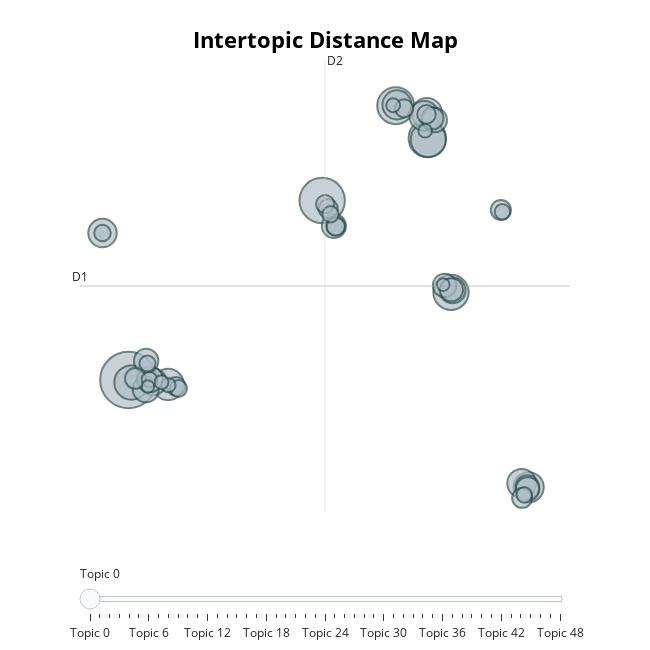

This figure's notebook cell:
### Markdown cell above
We can also view the topic relationships in 2d using [Umap's](https://umap-learn.readthedocs.io/en/latest/) dimensionality reduction:

### Code cell
topic_model.visualize_topics()

### Figure 1 — Plotly figure (JSON) as saved in the notebook; plotly's stock layout.template omitted (floating-point values rounded to 4 significant figures; data arrays with more than 128 entries replaced by an {"elided": "..."} marker saying what was removed)
{"data": [{"customdata": {"elided": "49x3 mixed values"}, "hovertemplate": "<b>Topic %{customdata[0]}</b><br>Words: %{customdata[1]}<br>Size: %{customdata[2]}", "legendgroup": "", "marker": {"color": "#B0BEC5", "line": {"color": "DarkSlateGrey", "width": 2}, "size": [10973, 7056, 4793, 4682, 4282, 4226, 4032, 3375, 3149, 3148, 3019, 2897, 2863, 2771, 2492, 2330, 2281, 2276, 2051, 2029, 1982, 1938, 1885, 1877, 1844, 1709, 1474, 1389, 1356, 1256, 1255, 1196, 1182, 1140, 1129, 1115, 984, 938, 918, 890, 837, 828, 820, 698, 674, 660, 634, 551, 540], "sizemode": "area", "sizeref": 6.858, "symbol": "circle"}, "mode": "markers", "name": "", "orientation": "v", "showlegend": false, "type": "scatter", "x": [-8.011, 4.53, 11.33, 9.293, 12.87, 11.4, -7.819, -5.442, 17.89, 11.31, 11.14, 9.37, 17.45, -9.694, -6.424, -6.885, 12.97, -6.621, 11.82, -6.869, 5.291, 17.82, 17.83, 12.46, 12.9, 11.66, -7.564, 16.1, 17.47, 4.919, 5.384, -4.928, 11.29, 4.723, 9.837, 5.418, -4.775, -9.695, 5.073, -6.778, -6.655, 17.61, 16.2, -5.423, -5.872, 9.127, 11.2, 12.36, -6.752], "xaxis": "x", "y": [1.3, 11.02, 14.39, 16.15, 6.043, 14.31, 1.159, 1.051, -4.514, 15.75, 15.6, 16.19, -4.301, 9.253, 1.203, 0.795, 6.148, 1.33, 15.38, 2.331, 9.636, -4.508, -4.6, 6.417, 6.184, 15.47, 1.381, 10.5, -5.088, 10.57, 9.648, 0.9508, 15.68, 10.82, 16.01, 9.596, 0.8389, 9.253, 10.27, 2.187, 1.324, -4.923, 10.41, 1.017, 1.177, 16.17, 14.79, 6.461, 0.9427], "yaxis": "y"}], "layout": {"annotations": [{"showarrow": false, "text": "D1", "x": -11.15, "y": 6.386, "yshift": 10}, {"showarrow": false, "text": "D2", "x": 4.713, "xshift": 10, "y": 18.62}], "height": 650, "hoverlabel": {"bgcolor": "white", "font": {"family": "Rockwell", "size": 16}}, "legend": {"itemsizing": "constant", "tracegroupgap": 0}, "margin": {"t": 60}, "shapes": [{"line": {"color": "#CFD8DC", "width": 2}, "type": "line", "x0": 4.713, "x1": 4.713, "y0": -5.852, "y1": 18.62}, {"line": {"color": "#9E9E9E", "width": 2}, "type": "line", "x0": -11.15, "x1": 20.58, "y0": 6.386, "y1": 6.386}], "sliders": [{"active": 0, "pad": {"t": 50}, "steps": [{"args": [{"marker.color": [["red", "#B0BEC5", "#B0BEC5", "#B0BEC5", "#B0BEC5", "#B0BEC5", "#B0BEC5", "#B0BEC5", "#B0BEC5", "#B0BEC5", "#B0BEC5", "#B0BEC5", "#B0BEC5", "#B0BEC5", "#B0BEC5", "#B0BEC5", "#B0BEC5", "#B0BEC5", "#B0BEC5", "#B0BEC5", "#B0BEC5", "#B0BEC5", "#B0BEC5", "#B0BEC5", "#B0BEC5", "#B0BEC5", "#B0BEC5", "#B0BEC5", "#B0BEC5", "#B0BEC5", "#B0BEC5", "#B0BEC5", "#B0BEC5", "#B0BEC5", "#B0BEC5", "#B0BEC5", "#B0BEC5", "#B0BEC5", "#B0BEC5", "#B0BEC5", "#B0BEC5", "#B0BEC5", "#B0BEC5", "#B0BEC5", "#B0BEC5", "#B0BEC5", "#B0BEC5", "#B0BEC5", "#B0BEC5"]]}], "label": "Topic 0", "method": "update"}, {"args": [{"marker.color": [["#B0BEC5", "red", "#B0BEC5", "#B0BEC5", "#B0BEC5", "#B0BEC5", "#B0BEC5", "#B0BEC5", "#B0BEC5", "#B0BEC5", "#B0BEC5", "#B0BEC5", "#B0BEC5", "#B0BEC5", "#B0BEC5", "#B0BEC5", "#B0BEC5", "#B0BEC5", "#B0BEC5", "#B0BEC5", "#B0BEC5", "#B0BEC5", "#B0BEC5", "#B0BEC5", "#B0BEC5", "#B0BEC5", "#B0BEC5", "#B0BEC5", "#B0BEC5", "#B0BEC5", "#B0BEC5", "#B0BEC5", "#B0BEC5", "#B0BEC5", "#B0BEC5", "#B0BEC5", "#B0BEC5", "#B0BEC5", "#B0BEC5", "#B0BEC5", "#B0BEC5", "#B0BEC5", "#B0BEC5", "#B0BEC5", "#B0BEC5", "#B0BEC5", "#B0BEC5", "#B0BEC5", "#B0BEC5"]]}], "label": "Topic 1", "method": "update"}, {"args": [{"marker.color": [["#B0BEC5", "#B0BEC5", "red", "#B0BEC5", "#B0BEC5", "#B0BEC5", "#B0BEC5", "#B0BEC5", "#B0BEC5", "#B0BEC5", "#B0BEC5", "#B0BEC5", "#B0BEC5", "#B0BEC5", "#B0BEC5", "#B0BEC5", "#B0BEC5", "#B0BEC5", "#B0BEC5", "#B0BEC5", "#B0BEC5", "#B0BEC5", "#B0BEC5", "#B0BEC5", "#B0BEC5", "#B0BEC5", "#B0BEC5", "#B0BEC5", "#B0BEC5", "#B0BEC5", "#B0BEC5", "#B0BEC5", "#B0BEC5", "#B0BEC5", "#B0BEC5", "#B0BEC5", "#B0BEC5", "#B0BEC5", "#B0BEC5", "#B0BEC5", "#B0BEC5", "#B0BEC5", "#B0BEC5", "#B0BEC5", "#B0BEC5", "#B0BEC5", "#B0BEC5", "#B0BEC5", "#B0BEC5"]]}], "label": "Topic 2", "method": "update"}, {"args": [{"marker.color": [["#B0BEC5", "#B0BEC5", "#B0BEC5", "red", "#B0BEC5", "#B0BEC5", "#B0BEC5", "#B0BEC5", "#B0BEC5", "#B0BEC5", "#B0BEC5", "#B0BEC5", "#B0BEC5", "#B0BEC5", "#B0BEC5", "#B0BEC5", "#B0BEC5", "#B0BEC5", "#B0BEC5", "#B0BEC5", "#B0BEC5", "#B0BEC5", "#B0BEC5", "#B0BEC5", "#B0BEC5", "#B0BEC5", "#B0BEC5", "#B0BEC5", "#B0BEC5", "#B0BEC5", "#B0BEC5", "#B0BEC5", "#B0BEC5", "#B0BEC5", "#B0BEC5", "#B0BEC5", "#B0BEC5", "#B0BEC5", "#B0BEC5", "#B0BEC5", "#B0BEC5", "#B0BEC5", "#B0BEC5", "#B0BEC5", "#B0BEC5", "#B0BEC5", "#B0BEC5", "#B0BEC5", "#B0BEC5"]]}], "label": "Topic 3", "method": "update"}, {"args": [{"marker.color": [["#B0BEC5", "#B0BEC5", "#B0BEC5", "#B0BEC5", "red", "#B0BEC5", "#B0BEC5", "#B0BEC5", "#B0BEC5", "#B0BEC5", "#B0BEC5", "#B0BEC5", "#B0BEC5", "#B0BEC5", "#B0BEC5", "#B0BEC5", "#B0BEC5", "#B0BEC5", "#B0BEC5", "#B0BEC5", "#B0BEC5", "#B0BEC5", "#B0BEC5", "#B0BEC5", "#B0BEC5", "#B0BEC5", "#B0BEC5", "#B0BEC5", "#B0BEC5", "#B0BEC5", "#B0BEC5", "#B0BEC5", "#B0BEC5", "#B0BEC5", "#B0BEC5", "#B0BEC5", "#B0BEC5", "#B0BEC5", "#B0BEC5", "#B0BEC5", "#B0BEC5", "#B0BEC5", "#B0BEC5", "#B0BEC5", "#B0BEC5", "#B0BEC5", "#B0BEC5", "#B0BEC5", "#B0BEC5"]]}], "label": "Topic 4", "method": "update"}, {"args": [{"marker.color": [["#B0BEC5", "#B0BEC5", "#B0BEC5", "#B0BEC5", "#B0BEC5", "red", "#B0BEC5", "#B0BEC5", "#B0BEC5", "#B0BEC5", "#B0BEC5", "#B0BEC5", "#B0BEC5", "#B0BEC5", "#B0BEC5", "#B0BEC5", "#B0BEC5", "#B0BEC5", "#B0BEC5", "#B0BEC5", "#B0BEC5", "#B0BEC5", "#B0BEC5", "#B0BEC5", "#B0BEC5", "#B0BEC5", "#B0BEC5", "#B0BEC5", "#B0BEC5", "#B0BEC5", "#B0BEC5", "#B0BEC5", "#B0BEC5", "#B0BEC5", "#B0BEC5", "#B0BEC5", "#B0BEC5", "#B0BEC5", "#B0BEC5", "#B0BEC5", "#B0BEC5", "#B0BEC5", "#B0BEC5", "#B0BEC5", "#B0BEC5", "#B0BEC5", "#B0BEC5", "#B0BEC5", "#B0BEC5"]]}], "label": "Topic 5", "method": "update"}, {"args": [{"marker.color": [["#B0BEC5", "#B0BEC5", "#B0BEC5", "#B0BEC5", "#B0BEC5", "#B0BEC5", "red", "#B0BEC5", "#B0BEC5", "#B0BEC5", "#B0BEC5", "#B0BEC5", "#B0BEC5", "#B0BEC5", "#B0BEC5", "#B0BEC5", "#B0BEC5", "#B0BEC5", "#B0BEC5", "#B0BEC5", "#B0BEC5", "#B0BEC5", "#B0BEC5", "#B0BEC5", "#B0BEC5", "#B0BEC5", "#B0BEC5", "#B0BEC5", "#B0BEC5", "#B0BEC5", "#B0BEC5", "#B0BEC5", "#B0BEC5", "#B0BEC5", "#B0BEC5", "#B0BEC5", "#B0BEC5", "#B0BEC5", "#B0BEC5", "#B0BEC5", "#B0BEC5", "#B0BEC5", "#B0BEC5", "#B0BEC5", "#B0BEC5", "#B0BEC5", "#B0BEC5", "#B0BEC5", "#B0BEC5"]]}], "label": "Topic 6", "method": "update"}, {"args": [{"marker.color": [["#B0BEC5", "#B0BEC5", "#B0BEC5", "#B0BEC5", "#B0BEC5", "#B0BEC5", "#B0BEC5", "red", "#B0BEC5", "#B0BEC5", "#B0BEC5", "#B0BEC5", "#B0BEC5", "#B0BEC5", "#B0BEC5", "#B0BEC5", "#B0BEC5", "#B0BEC5", "#B0BEC5", "#B0BEC5", "#B0BEC5", "#B0BEC5", "#B0BEC5", "#B0BEC5", "#B0BEC5", "#B0BEC5", "#B0BEC5", "#B0BEC5", "#B0BEC5", "#B0BEC5", "#B0BEC5", "#B0BEC5", "#B0BEC5", "#B0BEC5", "#B0BEC5", "#B0BEC5", "#B0BEC5", "#B0BEC5", "#B0BEC5", "#B0BEC5", "#B0BEC5", "#B0BEC5", "#B0BEC5", "#B0BEC5", "#B0BEC5", "#B0BEC5", "#B0BEC5", "#B0BEC5", "#B0BEC5"]]}], "label": "Topic 7", "method": "update"}, {"args": [{"marker.color": [["#B0BEC5", "#B0BEC5", "#B0BEC5", "#B0BEC5", "#B0BEC5", "#B0BEC5", "#B0BEC5", "#B0BEC5", "red", "#B0BEC5", "#B0BEC5", "#B0BEC5", "#B0BEC5", "#B0BEC5", "#B0BEC5", "#B0BEC5", "#B0BEC5", "#B0BEC5", "#B0BEC5", "#B0BEC5", "#B0BEC5", "#B0BEC5", "#B0BEC5", "#B0BEC5", "#B0BEC5", "#B0BEC5", "#B0BEC5", "#B0BEC5", "#B0BEC5", "#B0BEC5", "#B0BEC5", "#B0BEC5", "#B0BEC5", "#B0BEC5", "#B0BEC5", "#B0BEC5", "#B0BEC5", "#B0BEC5", "#B0BEC5", "#B0BEC5", "#B0BEC5", "#B0BEC5", "#B0BEC5", "#B0BEC5", "#B0BEC5", "#B0BEC5", "#B0BEC5", "#B0BEC5", "#B0BEC5"]]}], "label": "Topic 8", "method": "update"}, {"args": [{"marker.color": [["#B0BEC5", "#B0BEC5", "#B0BEC5", "#B0BEC5", "#B0BEC5", "#B0BEC5", "#B0BEC5", "#B0BEC5", "#B0BEC5", "red", "#B0BEC5", "#B0BEC5", "#B0BEC5", "#B0BEC5", "#B0BEC5", "#B0BEC5", "#B0BEC5", "#B0BEC5", "#B0BEC5", "#B0BEC5", "#B0BEC5", "#B0BEC5", "#B0BEC5", "#B0BEC5", "#B0BEC5", "#B0BEC5", "#B0BEC5", "#B0BEC5", "#B0BEC5", "#B0BEC5", "#B0BEC5", "#B0BEC5", "#B0BEC5", "#B0BEC5", "#B0BEC5", "#B0BEC5", "#B0BEC5", "#B0BEC5", "#B0BEC5", "#B0BEC5", "#B0BEC5", "#B0BEC5", "#B0BEC5", "#B0BEC5", "#B0BEC5", "#B0BEC5", "#B0BEC5", "#B0BEC5", "#B0BEC5"]]}], "label": "Topic 9", "method": "update"}, {"args": [{"marker.color": [["#B0BEC5", "#B0BEC5", "#B0BEC5", "#B0BEC5", "#B0BEC5", "#B0BEC5", "#B0BEC5", "#B0BEC5", "#B0BEC5", "#B0BEC5", "red", "#B0BEC5", "#B0BEC5", "#B0BEC5", "#B0BEC5", "#B0BEC5", "#B0BEC5", "#B0BEC5", "#B0BEC5", "#B0BEC5", "#B0BEC5", "#B0BEC5", "#B0BEC5", "#B0BEC5", "#B0BEC5", "#B0BEC5", "#B0BEC5", "#B0BEC5", "#B0BEC5", "#B0BEC5", "#B0BEC5", "#B0BEC5", "#B0BEC5", "#B0BEC5", "#B0BEC5", "#B0BEC5", "#B0BEC5", "#B0BEC5", "#B0BEC5", "#B0BEC5", "#B0BEC5", "#B0BEC5", "#B0BEC5", "#B0BEC5", "#B0BEC5", "#B0BEC5", "#B0BEC5", "#B0BEC5", "#B0BEC5"]]}], "label": "Topic 10", "method": "update"}, {"args": [{"marker.color": [["#B0BEC5", "#B0BEC5", "#B0BEC5", "#B0BEC5", "#B0BEC5", "#B0BEC5", "#B0BEC5", "#B0BEC5", "#B0BEC5", "#B0BEC5", "#B0BEC5", "red", "#B0BEC5", "#B0BEC5", "#B0BEC5", "#B0BEC5", "#B0BEC5", "#B0BEC5", "#B0BEC5", "#B0BEC5", "#B0BEC5", "#B0BEC5", "#B0BEC5", "#B0BEC5", "#B0BEC5", "#B0BEC5", "#B0BEC5", "#B0BEC5", "#B0BEC5", "#B0BEC5", "#B0BEC5", "#B0BEC5", "#B0BEC5", "#B0BEC5", "#B0BEC5", "#B0BEC5", "#B0BEC5", "#B0BEC5", "#B0BEC5", "#B0BEC5", "#B0BEC5", "#B0BEC5", "#B0BEC5", "#B0BEC5", "#B0BEC5", "#B0BEC5", "#B0BEC5", "#B0BEC5", "#B0BEC5"]]}], "label": "Topic 11", "method": "update"}, {"args": [{"marker.color": [["#B0BEC5", "#B0BEC5", "#B0BEC5", "#B0BEC5", "#B0BEC5", "#B0BEC5", "#B0BEC5", "#B0BEC5", "#B0BEC5", "#B0BEC5", "#B0BEC5", "#B0BEC5", "red", "#B0BEC5", "#B0BEC5", "#B0BEC5", "#B0BEC5", "#B0BEC5", "#B0BEC5", "#B0BEC5", "#B0BEC5", "#B0BEC5", "#B0BEC5", "#B0BEC5", "#B0BEC5", "#B0BEC5", "#B0BEC5", "#B0BEC5", "#B0BEC5", "#B0BEC5", "#B0BEC5", "#B0BEC5", "#B0BEC5", "#B0BEC5", "#B0BEC5", "#B0BEC5", "#B0BEC5", "#B0BEC5", "#B0BEC5", "#B0BEC5", "#B0BEC5", "#B0BEC5", "#B0BEC5", "#B0BEC5", "#B0BEC5", "#B0BEC5", "#B0BEC5", "#B0BEC5", "#B0BEC5"]]}], "label": "Topic 12", "method": "update"}, {"args": [{"marker.color": [["#B0BEC5", "#B0BEC5", "#B0BEC5", "#B0BEC5", "#B0BEC5", "#B0BEC5", "#B0BEC5", "#B0BEC5", "#B0BEC5", "#B0BEC5", "#B0BEC5", "#B0BEC5", "#B0BEC5", "red", "#B0BEC5", "#B0BEC5", "#B0BEC5", "#B0BEC5", "#B0BEC5", "#B0BEC5", "#B0BEC5", "#B0BEC5", "#B0BEC5", "#B0BEC5", "#B0BEC5", "#B0BEC5", "#B0BEC5", "#B0BEC5", "#B0BEC5", "#B0BEC5", "#B0BEC5", "#B0BEC5", "#B0BEC5", "#B0BEC5", "#B0BEC5", "#B0BEC5", "#B0BEC5", "#B0BEC5", "#B0BEC5", "#B0BEC5", "#B0BEC5", "#B0BEC5", "#B0BEC5", "#B0BEC5", "#B0BEC5", "#B0BEC5", "#B0BEC5", "#B0BEC5", "#B0BEC5"]]}], "label": "Topic 13", "method": "update"}, {"args": [{"marker.color": [["#B0BEC5", "#B0BEC5", "#B0BEC5", "#B0BEC5", "#B0BEC5", "#B0BEC5", "#B0BEC5", "#B0BEC5", "#B0BEC5", "#B0BEC5", "#B0BEC5", "#B0BEC5", "#B0BEC5", "#B0BEC5", "red", "#B0BEC5", "#B0BEC5", "#B0BEC5", "#B0BEC5", "#B0BEC5", "#B0BEC5", "#B0BEC5", "#B0BEC5", "#B0BEC5", "#B0BEC5", "#B0BEC5", "#B0BEC5", "#B0BEC5", "#B0BEC5", "#B0BEC5", "#B0BEC5", "#B0BEC5", "#B0BEC5", "#B0BEC5", "#B0BEC5", "#B0BEC5", "#B0BEC5", "#B0BEC5", "#B0BEC5", "#B0BEC5", "#B0BEC5", "#B0BEC5", "#B0BEC5", "#B0BEC5", "#B0BEC5", "#B0BEC5", "#B0BEC5", "#B0BEC5", "#B0BEC5"]]}], "label": "Topic 14", "method": "update"}, {"args": [{"marker.color": [["#B0BEC5", "#B0BEC5", "#B0BEC5", "#B0BEC5", "#B0BEC5", "#B0BEC5", "#B0BEC5", "#B0BEC5", "#B0BEC5", "#B0BEC5", "#B0BEC5", "#B0BEC5", "#B0BEC5", "#B0BEC5", "#B0BEC5", "red", "#B0BEC5", "#B0BEC5", "#B0BEC5", "#B0BEC5", "#B0BEC5", "#B0BEC5", "#B0BEC5", "#B0BEC5", "#B0BEC5", "#B0BEC5", "#B0BEC5", "#B0BEC5", "#B0BEC5", "#B0BEC5", "#B0BEC5", "#B0BEC5", "#B0BEC5", "#B0BEC5", "#B0BEC5", "#B0BEC5", "#B0BEC5", "#B0BEC5", "#B0BEC5", "#B0BEC5", "#B0BEC5", "#B0BEC5", "#B0BEC5", "#B0BEC5", "#B0BEC5", "#B0BEC5", "#B0BEC5", "#B0BEC5", "#B0BEC5"]]}], "label": "Topic 15", "method": "update"}, {"args": [{"marker.color": [["#B0BEC5", "#B0BEC5", "#B0BEC5", "#B0BEC5", "#B0BEC5", "#B0BEC5", "#B0BEC5", "#B0BEC5", "#B0BEC5", "#B0BEC5", "#B0BEC5", "#B0BEC5", "#B0BEC5", "#B0BEC5", "#B0BEC5", "#B0BEC5", "red", "#B0BEC5", "#B0BEC5", "#B0BEC5", "#B0BEC5", "#B0BEC5", "#B0BEC5", "#B0BEC5", "#B0BEC5", "#B0BEC5", "#B0BEC5", "#B0BEC5", "#B0BEC5", "#B0BEC5", "#B0BEC5", "#B0BEC5", "#B0BEC5", "#B0BEC5", "#B0BEC5", "#B0BEC5", "#B0BEC5", "#B0BEC5", "#B0BEC5", "#B0BEC5", "#B0BEC5", "#B0BEC5", "#B0BEC5", "#B0BEC5", "#B0BEC5", "#B0BEC5", "#B0BEC5", "#B0BEC5", "#B0BEC5"]]}], "label": "Topic 16", "method": "update"}, {"args": [{"marker.color": [["#B0BEC5", "#B0BEC5", "#B0BEC5", "#B0BEC5", "#B0BEC5", "#B0BEC5", "#B0BEC5", "#B0BEC5", "#B0BEC5", "#B0BEC5", "#B0BEC5", "#B0BEC5", "#B0BEC5", "#B0BEC5", "#B0BEC5", "#B0BEC5", "#B0BEC5", "red", "#B0BEC5", "#B0BEC5", "#B0BEC5", "#B0BEC5", "#B0BEC5", "#B0BEC5", "#B0BEC5", "#B0BEC5", "#B0BEC5", "#B0BEC5", "#B0BEC5", "#B0BEC5", "#B0BEC5", "#B0BEC5", "#B0BEC5", "#B0BEC5", "#B0BEC5", "#B0BEC5", "#B0BEC5", "#B0BEC5", "#B0BEC5", "#B0BEC5", "#B0BEC5", "#B0BEC5", "#B0BEC5", "#B0BEC5", "#B0BEC5", "#B0BEC5", "#B0BEC5", "#B0BEC5", "#B0BEC5"]]}], "label": "Topic 17", "method": "update"}, {"args": [{"marker.color": [["#B0BEC5", "#B0BEC5", "#B0BEC5", "#B0BEC5", "#B0BEC5", "#B0BEC5", "#B0BEC5", "#B0BEC5", "#B0BEC5", "#B0BEC5", "#B0BEC5", "#B0BEC5", "#B0BEC5", "#B0BEC5", "#B0BEC5", "#B0BEC5", "#B0BEC5", "#B0BEC5", "red", "#B0BEC5", "#B0BEC5", "#B0BEC5", "#B0BEC5", "#B0BEC5", "#B0BEC5", "#B0BEC5", "#B0BEC5", "#B0BEC5", "#B0BEC5", "#B0BEC5", "#B0BEC5", "#B0BEC5", "#B0BEC5", "#B0BEC5", "#B0BEC5", "#B0BEC5", "#B0BEC5", "#B0BEC5", "#B0BEC5", "#B0BEC5", "#B0BEC5", "#B0BEC5", "#B0BEC5", "#B0BEC5", "#B0BEC5", "#B0BEC5", "#B0BEC5", "#B0BEC5", "#B0BEC5"]]}], "label": "Topic 18", "method": "update"}, {"args": [{"marker.color": [["#B0BEC5", "#B0BEC5", "#B0BEC5", "#B0BEC5", "#B0BEC5", "#B0BEC5", "#B0BEC5", "#B0BEC5", "#B0BEC5", "#B0BEC5", "#B0BEC5", "#B0BEC5", "#B0BEC5", "#B0BEC5", "#B0BEC5", "#B0BEC5", "#B0BEC5", "#B0BEC5", "#B0BEC5", "red", "#B0BEC5", "#B0BEC5", "#B0BEC5", "#B0BEC5", "#B0BEC5", "#B0BEC5", "#B0BEC5", "#B0BEC5", "#B0BEC5", "#B0BEC5", "#B0BEC5", "#B0BEC5", "#B0BEC5", "#B0BEC5", "#B0BEC5", "#B0BEC5", "#B0BEC5", "#B0BEC5", "#B0BEC5", "#B0BEC5", "#B0BEC5", "#B0BEC5", "#B0BEC5", "#B0BEC5", "#B0BEC5", "#B0BEC5", "#B0BEC5", "#B0BEC5", "#B0BEC5"]]}], "label": "Topic 19", "method": "update"}, {"args": [{"marker.color": [["#B0BEC5", "#B0BEC5", "#B0BEC5", "#B0BEC5", "#B0BEC5", "#B0BEC5", "#B0BEC5", "#B0BEC5", "#B0BEC5", "#B0BEC5", "#B0BEC5", "#B0BEC5", "#B0BEC5", "#B0BEC5", "#B0BEC5", "#B0BEC5", "#B0BEC5", "#B0BEC5", "#B0BEC5", "#B0BEC5", "red", "#B0BEC5", "#B0BEC5", "#B0BEC5", "#B0BEC5", "#B0BEC5", "#B0BEC5", "#B0BEC5", "#B0BEC5", "#B0BEC5", "#B0BEC5", "#B0BEC5", "#B0BEC5", "#B0BEC5", "#B0BEC5", "#B0BEC5", "#B0BEC5", "#B0BEC5", "#B0BEC5", "#B0BEC5", "#B0BEC5", "#B0BEC5", "#B0BEC5", "#B0BEC5", "#B0BEC5", "#B0BEC5", "#B0BEC5", "#B0BEC5", "#B0BEC5"]]}], "label": "Topic 20", "method": "update"}, {"args": [{"marker.color": [["#B0BEC5", "#B0BEC5", "#B0BEC5", "#B0BEC5", "#B0BEC5", "#B0BEC5", "#B0BEC5", "#B0BEC5", "#B0BEC5", "#B0BEC5", "#B0BEC5", "#B0BEC5", "#B0BEC5", "#B0BEC5", "#B0BEC5", "#B0BEC5", "#B0BEC5", "#B0BEC5", "#B0BEC5", "#B0BEC5", "#B0BEC5", "red", "#B0BEC5", "#B0BEC5", "#B0BEC5", "#B0BEC5", "#B0BEC5", "#B0BEC5", "#B0BEC5", "#B0BEC5", "#B0BEC5", "#B0BEC5", "#B0BEC5", "#B0BEC5", "#B0BEC5", "#B0BEC5", "#B0BEC5", "#B0BEC5", "#B0BEC5", "#B0BEC5", "#B0BEC5", "#B0BEC5", "#B0BEC5", "#B0BEC5", "#B0BEC5", "#B0BEC5", "#B0BEC5", "#B0BEC5", "#B0BEC5"]]}], "label": "Topic 21", "method": "update"}, {"args": [{"marker.color": [["#B0BEC5", "#B0BEC5", "#B0BEC5", "#B0BEC5", "#B0BEC5", "#B0BEC5", "#B0BEC5", "#B0BEC5", "#B0BEC5", "#B0BEC5", "#B0BEC5", "#B0BEC5", "#B0BEC5", "#B0BEC5", "#B0BEC5", "#B0BEC5", "#B0BEC5", "#B0BEC5", "#B0BEC5", "#B0BEC5", "#B0BEC5", "#B0BEC5", "red", "#B0BEC5", "#B0BEC5", "#B0BEC5", "#B0BEC5", "#B0BEC5", "#B0BEC5", "#B0BEC5", "#B0BEC5", "#B0BEC5", "#B0BEC5", "#B0BEC5", "#B0BEC5", "#B0BEC5", "#B0BEC5", "#B0BEC5", "#B0BEC5", "#B0BEC5", "#B0BEC5", "#B0BEC5", "#B0BEC5", "#B0BEC5", "#B0BEC5", "#B0BEC5", "#B0BEC5", "#B0BEC5", "#B0BEC5"]]}], "label": "Topic 22", "method": "update"}, {"args": [{"marker.color": [["#B0BEC5", "#B0BEC5", "#B0BEC5", "#B0BEC5", "#B0BEC5", "#B0BEC5", "#B0BEC5", "#B0BEC5", "#B0BEC5", "#B0BEC5", "#B0BEC5", "#B0BEC5", "#B0BEC5", "#B0BEC5", "#B0BEC5", "#B0BEC5", "#B0BEC5", "#B0BEC5", "#B0BEC5", "#B0BEC5", "#B0BEC5", "#B0BEC5", "#B0BEC5", "red", "#B0BEC5", "#B0BEC5", "#B0BEC5", "#B0BEC5", "#B0BEC5", "#B0BEC5", "#B0BEC5", "#B0BEC5", "#B0BEC5", "#B0BEC5", "#B0BEC5", "#B0BEC5", "#B0BEC5", "#B0BEC5", "#B0BEC5", "#B0BEC5", "#B0BEC5", "#B0BEC5", "#B0BEC5", "#B0BEC5", "#B0BEC5", "#B0BEC5", "#B0BEC5", "#B0BEC5", "#B0BEC5"]]}], "label": "Topic 23", "method": "update"}, {"args": [{"marker.color": [["#B0BEC5", "#B0BEC5", "#B0BEC5", "#B0BEC5", "#B0BEC5", "#B0BEC5", "#B0BEC5", "#B0BEC5", "#B0BEC5", "#B0BEC5", "#B0BEC5", "#B0BEC5", "#B0BEC5", "#B0BEC5", "#B0BEC5", "#B0BEC5", "#B0BEC5", "#B0BEC5", "#B0BEC5", "#B0BEC5", "#B0BEC5", "#B0BEC5", "#B0BEC5", "#B0BEC5", "red", "#B0BEC5", "#B0BEC5", "#B0BEC5", "#B0BEC5", "#B0BEC5", "#B0BEC5", "#B0BEC5", "#B0BEC5", "#B0BEC5", "#B0BEC5", "#B0BEC5", "#B0BEC5", "#B0BEC5", "#B0BEC5", "#B0BEC5", "#B0BEC5", "#B0BEC5", "#B0BEC5", "#B0BEC5", "#B0BEC5", "#B0BEC5", "#B0BEC5", "#B0BEC5", "#B0BEC5"]]}], "label": "Topic 24", "method": "update"}, {"args": [{"marker.color": [["#B0BEC5", "#B0BEC5", "#B0BEC5", "#B0BEC5", "#B0BEC5", "#B0BEC5", "#B0BEC5", "#B0BEC5", "#B0BEC5", "#B0BEC5", "#B0BEC5", "#B0BEC5", "#B0BEC5", "#B0BEC5", "#B0BEC5", "#B0BEC5", "#B0BEC5", "#B0BEC5", "#B0BEC5", "#B0BEC5", "#B0BEC5", "#B0BEC5", "#B0BEC5", "#B0BEC5", "#B0BEC5", "red", "#B0BEC5", "#B0BEC5", "#B0BEC5", "#B0BEC5", "#B0BEC5", "#B0BEC5", "#B0BEC5", "#B0BEC5", "#B0BEC5", "#B0BEC5", "#B0BEC5", "#B0BEC5", "#B0BEC5", "#B0BEC5", "#B0BEC5", "#B0BEC5", "#B0BEC5", "#B0BEC5", "#B0BEC5", "#B0BEC5", "#B0BEC5", "#B0BEC5", "#B0BEC5"]]}], "label": "Topic 25", "method": "update"}, {"args": [{"marker.color": [["#B0BEC5", "#B0BEC5", "#B0BEC5", "#B0BEC5", "#B0BEC5", "#B0BEC5", "#B0BEC5", "#B0BEC5", "#B0BEC5", "#B0BEC5", "#B0BEC5", "#B0BEC5", "#B0BEC5", "#B0BEC5", "#B0BEC5", "#B0BEC5", "#B0BEC5", "#B0BEC5", "#B0BEC5", "#B0BEC5", "#B0BEC5", "#B0BEC5", "#B0BEC5", "#B0BEC5", "#B0BEC5", "#B0BEC5", "red", "#B0BEC5", "#B0BEC5", "#B0BEC5", "#B0BEC5", "#B0BEC5", "#B0BEC5", "#B0BEC5", "#B0BEC5", "#B0BEC5", "#B0BEC5", "#B0BEC5", "#B0BEC5", "#B0BEC5", "#B0BEC5", "#B0BEC5", "#B0BEC5", "#B0BEC5", "#B0BEC5", "#B0BEC5", "#B0BEC5", "#B0BEC5", "#B0BEC5"]]}], "label": "Topic 26", "method": "update"}, {"args": [{"marker.color": [["#B0BEC5", "#B0BEC5", "#B0BEC5", "#B0BEC5", "#B0BEC5", "#B0BEC5", "#B0BEC5", "#B0BEC5", "#B0BEC5", "#B0BEC5", "#B0BEC5", "#B0BEC5", "#B0BEC5", "#B0BEC5", "#B0BEC5", "#B0BEC5", "#B0BEC5", "#B0BEC5", "#B0BEC5", "#B0BEC5", "#B0BEC5", "#B0BEC5", "#B0BEC5", "#B0BEC5", "#B0BEC5", "#B0BEC5", "#B0BEC5", "red", "#B0BEC5", "#B0BEC5", "#B0BEC5", "#B0BEC5", "#B0BEC5", "#B0BEC5", "#B0BEC5", "#B0BEC5", "#B0BEC5", "#B0BEC5", "#B0BEC5", "#B0BEC5", "#B0BEC5", "#B0BEC5", "#B0BEC5", "#B0BEC5", "#B0BEC5", "#B0BEC5", "#B0BEC5", "#B0BEC5", "#B0BEC5"]]}], "label": "Topic 27", "method": "update"}, {"args": [{"marker.color": [["#B0BEC5", "#B0BEC5", "#B0BEC5", "#B0BEC5", "#B0BEC5", "#B0BEC5", "#B0BEC5", "#B0BEC5", "#B0BEC5", "#B0BEC5", "#B0BEC5", "#B0BEC5", "#B0BEC5", "#B0BEC5", "#B0BEC5", "#B0BEC5", "#B0BEC5", "#B0BEC5", "#B0BEC5", "#B0BEC5", "#B0BEC5", "#B0BEC5", "#B0BEC5", "#B0BEC5", "#B0BEC5", "#B0BEC5", "#B0BEC5", "#B0BEC5", "red", "#B0BEC5", "#B0BEC5", "#B0BEC5", "#B0BEC5", "#B0BEC5", "#B0BEC5", "#B0BEC5", "#B0BEC5", "#B0BEC5", "#B0BEC5", "#B0BEC5", "#B0BEC5", "#B0BEC5", "#B0BEC5", "#B0BEC5", "#B0BEC5", "#B0BEC5", "#B0BEC5", "#B0BEC5", "#B0BEC5"]]}], "label": "Topic 28", "method": "update"}, {"args": [{"marker.color": [["#B0BEC5", "#B0BEC5", "#B0BEC5", "#B0BEC5", "#B0BEC5", "#B0BEC5", "#B0BEC5", "#B0BEC5", "#B0BEC5", "#B0BEC5", "#B0BEC5", "#B0BEC5", "#B0BEC5", "#B0BEC5", "#B0BEC5", "#B0BEC5", "#B0BEC5", "#B0BEC5", "#B0BEC5", "#B0BEC5", "#B0BEC5", "#B0BEC5", "#B0BEC5", "#B0BEC5", "#B0BEC5", "#B0BEC5", "#B0BEC5", "#B0BEC5", "#B0BEC5", "red", "#B0BEC5", "#B0BEC5", "#B0BEC5", "#B0BEC5", "#B0BEC5", "#B0BEC5", "#B0BEC5", "#B0BEC5", "#B0BEC5", "#B0BEC5", "#B0BEC5", "#B0BEC5", "#B0BEC5", "#B0BEC5", "#B0BEC5", "#B0BEC5", "#B0BEC5", "#B0BEC5", "#B0BEC5"]]}], "label": "Topic 29", "method": "update"}, {"args": [{"marker.color": [["#B0BEC5", "#B0BEC5", "#B0BEC5", "#B0BEC5", "#B0BEC5", "#B0BEC5", "#B0BEC5", "#B0BEC5", "#B0BEC5", "#B0BEC5", "#B0BEC5", "#B0BEC5", "#B0BEC5", "#B0BEC5", "#B0BEC5", "#B0BEC5", "#B0BEC5", "#B0BEC5", "#B0BEC5", "#B0BEC5", "#B0BEC5", "#B0BEC5", "#B0BEC5", "#B0BEC5", "#B0BEC5", "#B0BEC5", "#B0BEC5", "#B0BEC5", "#B0BEC5", "#B0BEC5", "red", "#B0BEC5", "#B0BEC5", "#B0BEC5", "#B0BEC5", "#B0BEC5", "#B0BEC5", "#B0BEC5", "#B0BEC5", "#B0BEC5", "#B0BEC5", "#B0BEC5", "#B0BEC5", "#B0BEC5", "#B0BEC5", "#B0BEC5", "#B0BEC5", "#B0BEC5", "#B0BEC5"]]}], "label": "Topic 30", "method": "update"}, {"args": [{"marker.color": [["#B0BEC5", "#B0BEC5", "#B0BEC5", "#B0BEC5", "#B0BEC5", "#B0BEC5", "#B0BEC5", "#B0BEC5", "#B0BEC5", "#B0BEC5", "#B0BEC5", "#B0BEC5", "#B0BEC5", "#B0BEC5", "#B0BEC5", "#B0BEC5", "#B0BEC5", "#B0BEC5", "#B0BEC5", "#B0BEC5", "#B0BEC5", "#B0BEC5", "#B0BEC5", "#B0BEC5", "#B0BEC5", "#B0BEC5", "#B0BEC5", "#B0BEC5", "#B0BEC5", "#B0BEC5", "#B0BEC5", "red", "#B0BEC5", "#B0BEC5", "#B0BEC5", "#B0BEC5", "#B0BEC5", "#B0BEC5", "#B0BEC5", "#B0BEC5", "#B0BEC5", "#B0BEC5", "#B0BEC5", "#B0BEC5", "#B0BEC5", "#B0BEC5", "#B0BEC5", "#B0BEC5", "#B0BEC5"]]}], "label": "Topic 31", "method": "update"}, {"args": [{"marker.color": [["#B0BEC5", "#B0BEC5", "#B0BEC5", "#B0BEC5", "#B0BEC5", "#B0BEC5", "#B0BEC5", "#B0BEC5", "#B0BEC5", "#B0BEC5", "#B0BEC5", "#B0BEC5", "#B0BEC5", "#B0BEC5", "#B0BEC5", "#B0BEC5", "#B0BEC5", "#B0BEC5", "#B0BEC5", "#B0BEC5", "#B0BEC5", "#B0BEC5", "#B0BEC5", "#B0BEC5", "#B0BEC5", "#B0BEC5", "#B0BEC5", "#B0BEC5", "#B0BEC5", "#B0BEC5", "#B0BEC5", "#B0BEC5", "red", "#B0BEC5", "#B0BEC5", "#B0BEC5", "#B0BEC5", "#B0BEC5", "#B0BEC5", "#B0BEC5", "#B0BEC5", "#B0BEC5", "#B0BEC5", "#B0BEC5", "#B0BEC5", "#B0BEC5", "#B0BEC5", "#B0BEC5", "#B0BEC5"]]}], "label": "Topic 32", "method": "update"}, {"args": [{"marker.color": [["#B0BEC5", "#B0BEC5", "#B0BEC5", "#B0BEC5", "#B0BEC5", "#B0BEC5", "#B0BEC5", "#B0BEC5", "#B0BEC5", "#B0BEC5", "#B0BEC5", "#B0BEC5", "#B0BEC5", "#B0BEC5", "#B0BEC5", "#B0BEC5", "#B0BEC5", "#B0BEC5", "#B0BEC5", "#B0BEC5", "#B0BEC5", "#B0BEC5", "#B0BEC5", "#B0BEC5", "#B0BEC5", "#B0BEC5", "#B0BEC5", "#B0BEC5", "#B0BEC5", "#B0BEC5", "#B0BEC5", "#B0BEC5", "#B0BEC5", "red", "#B0BEC5", "#B0BEC5", "#B0BEC5", "#B0BEC5", "#B0BEC5", "#B0BEC5", "#B0BEC5", "#B0BEC5", "#B0BEC5", "#B0BEC5", "#B0BEC5", "#B0BEC5", "#B0BEC5", "#B0BEC5", "#B0BEC5"]]}], "label": "Topic 33", "method": "update"}, {"args": [{"marker.color": [["#B0BEC5", "#B0BEC5", "#B0BEC5", "#B0BEC5", "#B0BEC5", "#B0BEC5", "#B0BEC5", "#B0BEC5", "#B0BEC5", "#B0BEC5", "#B0BEC5", "#B0BEC5", "#B0BEC5", "#B0BEC5", "#B0BEC5", "#B0BEC5", "#B0BEC5", "#B0BEC5", "#B0BEC5", "#B0BEC5", "#B0BEC5", "#B0BEC5", "#B0BEC5", "#B0BEC5", "#B0BEC5", "#B0BEC5", "#B0BEC5", "#B0BEC5", "#B0BEC5", "#B0BEC5", "#B0BEC5", "#B0BEC5", "#B0BEC5", "#B0BEC5", "red", "#B0BEC5", "#B0BEC5", "#B0BEC5", "#B0BEC5", "#B0BEC5", "#B0BEC5", "#B0BEC5", "#B0BEC5", "#B0BEC5", "#B0BEC5", "#B0BEC5", "#B0BEC5", "#B0BEC5", "#B0BEC5"]]}], "label": "Topic 34", "method": "update"}, {"args": [{"marker.color": [["#B0BEC5", "#B0BEC5", "#B0BEC5", "#B0BEC5", "#B0BEC5", "#B0BEC5", "#B0BEC5", "#B0BEC5", "#B0BEC5", "#B0BEC5", "#B0BEC5", "#B0BEC5", "#B0BEC5", "#B0BEC5", "#B0BEC5", "#B0BEC5", "#B0BEC5", "#B0BEC5", "#B0BEC5", "#B0BEC5", "#B0BEC5", "#B0BEC5", "#B0BEC5", "#B0BEC5", "#B0BEC5", "#B0BEC5", "#B0BEC5", "#B0BEC5", "#B0BEC5", "#B0BEC5", "#B0BEC5", "#B0BEC5", "#B0BEC5", "#B0BEC5", "#B0BEC5", "red", "#B0BEC5", "#B0BEC5", "#B0BEC5", "#B0BEC5", "#B0BEC5", "#B0BEC5", "#B0BEC5", "#B0BEC5", "#B0BEC5", "#B0BEC5", "#B0BEC5", "#B0BEC5", "#B0BEC5"]]}], "label": "Topic 35", "method": "update"}, {"args": [{"marker.color": [["#B0BEC5", "#B0BEC5", "#B0BEC5", "#B0BEC5", "#B0BEC5", "#B0BEC5", "#B0BEC5", "#B0BEC5", "#B0BEC5", "#B0BEC5", "#B0BEC5", "#B0BEC5", "#B0BEC5", "#B0BEC5", "#B0BEC5", "#B0BEC5", "#B0BEC5", "#B0BEC5", "#B0BEC5", "#B0BEC5", "#B0BEC5", "#B0BEC5", "#B0BEC5", "#B0BEC5", "#B0BEC5", "#B0BEC5", "#B0BEC5", "#B0BEC5", "#B0BEC5", "#B0BEC5", "#B0BEC5", "#B0BEC5", "#B0BEC5", "#B0BEC5", "#B0BEC5", "#B0BEC5", "red", "#B0BEC5", "#B0BEC5", "#B0BEC5", "#B0BEC5", "#B0BEC5", "#B0BEC5", "#B0BEC5", "#B0BEC5", "#B0BEC5", "#B0BEC5", "#B0BEC5", "#B0BEC5"]]}], "label": "Topic 36", "method": "update"}, {"args": [{"marker.color": [["#B0BEC5", "#B0BEC5", "#B0BEC5", "#B0BEC5", "#B0BEC5", "#B0BEC5", "#B0BEC5", "#B0BEC5", "#B0BEC5", "#B0BEC5", "#B0BEC5", "#B0BEC5", "#B0BEC5", "#B0BEC5", "#B0BEC5", "#B0BEC5", "#B0BEC5", "#B0BEC5", "#B0BEC5", "#B0BEC5", "#B0BEC5", "#B0BEC5", "#B0BEC5", "#B0BEC5", "#B0BEC5", "#B0BEC5", "#B0BEC5", "#B0BEC5", "#B0BEC5", "#B0BEC5", "#B0BEC5", "#B0BEC5", "#B0BEC5", "#B0BEC5", "#B0BEC5", "#B0BEC5", "#B0BEC5", "red", "#B0BEC5", "#B0BEC5", "#B0BEC5", "#B0BEC5", "#B0BEC5", "#B0BEC5", "#B0BEC5", "#B0BEC5", "#B0BEC5", "#B0BEC5", "#B0BEC5"]]}], "label": "Topic 37", "method": "update"}, {"args": [{"marker.color": [["#B0BEC5", "#B0BEC5", "#B0BEC5", "#B0BEC5", "#B0BEC5", "#B0BEC5", "#B0BEC5", "#B0BEC5", "#B0BEC5", "#B0BEC5", "#B0BEC5", "#B0BEC5", "#B0BEC5", "#B0BEC5", "#B0BEC5", "#B0BEC5", "#B0BEC5", "#B0BEC5", "#B0BEC5", "#B0BEC5", "#B0BEC5", "#B0BEC5", "#B0BEC5", "#B0BEC5", "#B0BEC5", "#B0BEC5", "#B0BEC5", "#B0BEC5", "#B0BEC5", "#B0BEC5", "#B0BEC5", "#B0BEC5", "#B0BEC5", "#B0BEC5", "#B0BEC5", "#B0BEC5", "#B0BEC5", "#B0BEC5", "red", "#B0BEC5", "#B0BEC5", "#B0BEC5", "#B0BEC5", "#B0BEC5", "#B0BEC5", "#B0BEC5", "#B0BEC5", "#B0BEC5", "#B0BEC5"]]}], "label": "Topic 38", "method": "update"}, {"args": [{"marker.color": [["#B0BEC5", "#B0BEC5", "#B0BEC5", "#B0BEC5", "#B0BEC5", "#B0BEC5", "#B0BEC5", "#B0BEC5", "#B0BEC5", "#B0BEC5", "#B0BEC5", "#B0BEC5", "#B0BEC5", "#B0BEC5", "#B0BEC5", "#B0BEC5", "#B0BEC5", "#B0BEC5", "#B0BEC5", "#B0BEC5", "#B0BEC5", "#B0BEC5", "#B0BEC5", "#B0BEC5", "#B0BEC5", "#B0BEC5", "#B0BEC5", "#B0BEC5", "#B0BEC5", "#B0BEC5", "#B0BEC5", "#B0BEC5", "#B0BEC5", "#B0BEC5", "#B0BEC5", "#B0BEC5", "#B0BEC5", "#B0BEC5", "#B0BEC5", "red", "#B0BEC5", "#B0BEC5", "#B0BEC5", "#B0BEC5", "#B0BEC5", "#B0BEC5", "#B0BEC5", "#B0BEC5", "#B0BEC5"]]}], "label": "Topic 39", "method": "update"}, {"args": [{"marker.color": [["#B0BEC5", "#B0BEC5", "#B0BEC5", "#B0BEC5", "#B0BEC5", "#B0BEC5", "#B0BEC5", "#B0BEC5", "#B0BEC5", "#B0BEC5", "#B0BEC5", "#B0BEC5", "#B0BEC5", "#B0BEC5", "#B0BEC5", "#B0BEC5", "#B0BEC5", "#B0BEC5", "#B0BEC5", "#B0BEC5", "#B0BEC5", "#B0BEC5", "#B0BEC5", "#B0BEC5", "#B0BEC5", "#B0BEC5", "#B0BEC5", "#B0BEC5", "#B0BEC5", "#B0BEC5", "#B0BEC5", "#B0BEC5", "#B0BEC5", "#B0BEC5", "#B0BEC5", "#B0BEC5", "#B0BEC5", "#B0BEC5", "#B0BEC5", "#B0BEC5", "red", "#B0BEC5", "#B0BEC5", "#B0BEC5", "#B0BEC5", "#B0BEC5", "#B0BEC5", "#B0BEC5", "#B0BEC5"]]}], "label": "Topic 40", "method": "update"}, {"args": [{"marker.color": [["#B0BEC5", "#B0BEC5", "#B0BEC5", "#B0BEC5", "#B0BEC5", "#B0BEC5", "#B0BEC5", "#B0BEC5", "#B0BEC5", "#B0BEC5", "#B0BEC5", "#B0BEC5", "#B0BEC5", "#B0BEC5", "#B0BEC5", "#B0BEC5", "#B0BEC5", "#B0BEC5", "#B0BEC5", "#B0BEC5", "#B0BEC5", "#B0BEC5", "#B0BEC5", "#B0BEC5", "#B0BEC5", "#B0BEC5", "#B0BEC5", "#B0BEC5", "#B0BEC5", "#B0BEC5", "#B0BEC5", "#B0BEC5", "#B0BEC5", "#B0BEC5", "#B0BEC5", "#B0BEC5", "#B0BEC5", "#B0BEC5", "#B0BEC5", "#B0BEC5", "#B0BEC5", "red", "#B0BEC5", "#B0BEC5", "#B0BEC5", "#B0BEC5", "#B0BEC5", "#B0BEC5", "#B0BEC5"]]}], "label": "Topic 41", "method": "update"}, {"args": [{"marker.color": [["#B0BEC5", "#B0BEC5", "#B0BEC5", "#B0BEC5", "#B0BEC5", "#B0BEC5", "#B0BEC5", "#B0BEC5", "#B0BEC5", "#B0BEC5", "#B0BEC5", "#B0BEC5", "#B0BEC5", "#B0BEC5", "#B0BEC5", "#B0BEC5", "#B0BEC5", "#B0BEC5", "#B0BEC5", "#B0BEC5", "#B0BEC5", "#B0BEC5", "#B0BEC5", "#B0BEC5", "#B0BEC5", "#B0BEC5", "#B0BEC5", "#B0BEC5", "#B0BEC5", "#B0BEC5", "#B0BEC5", "#B0BEC5", "#B0BEC5", "#B0BEC5", "#B0BEC5", "#B0BEC5", "#B0BEC5", "#B0BEC5", "#B0BEC5", "#B0BEC5", "#B0BEC5", "#B0BEC5", "red", "#B0BEC5", "#B0BEC5", "#B0BEC5", "#B0BEC5", "#B0BEC5", "#B0BEC5"]]}], "label": "Topic 42", "method": "update"}, {"args": [{"marker.color": [["#B0BEC5", "#B0BEC5", "#B0BEC5", "#B0BEC5", "#B0BEC5", "#B0BEC5", "#B0BEC5", "#B0BEC5", "#B0BEC5", "#B0BEC5", "#B0BEC5", "#B0BEC5", "#B0BEC5", "#B0BEC5", "#B0BEC5", "#B0BEC5", "#B0BEC5", "#B0BEC5", "#B0BEC5", "#B0BEC5", "#B0BEC5", "#B0BEC5", "#B0BEC5", "#B0BEC5", "#B0BEC5", "#B0BEC5", "#B0BEC5", "#B0BEC5", "#B0BEC5", "#B0BEC5", "#B0BEC5", "#B0BEC5", "#B0BEC5", "#B0BEC5", "#B0BEC5", "#B0BEC5", "#B0BEC5", "#B0BEC5", "#B0BEC5", "#B0BEC5", "#B0BEC5", "#B0BEC5", "#B0BEC5", "red", "#B0BEC5", "#B0BEC5", "#B0BEC5", "#B0BEC5", "#B0BEC5"]]}], "label": "Topic 43", "method": "update"}, {"args": [{"marker.color": [["#B0BEC5", "#B0BEC5", "#B0BEC5", "#B0BEC5", "#B0BEC5", "#B0BEC5", "#B0BEC5", "#B0BEC5", "#B0BEC5", "#B0BEC5", "#B0BEC5", "#B0BEC5", "#B0BEC5", "#B0BEC5", "#B0BEC5", "#B0BEC5", "#B0BEC5", "#B0BEC5", "#B0BEC5", "#B0BEC5", "#B0BEC5", "#B0BEC5", "#B0BEC5", "#B0BEC5", "#B0BEC5", "#B0BEC5", "#B0BEC5", "#B0BEC5", "#B0BEC5", "#B0BEC5", "#B0BEC5", "#B0BEC5", "#B0BEC5", "#B0BEC5", "#B0BEC5", "#B0BEC5", "#B0BEC5", "#B0BEC5", "#B0BEC5", "#B0BEC5", "#B0BEC5", "#B0BEC5", "#B0BEC5", "#B0BEC5", "red", "#B0BEC5", "#B0BEC5", "#B0BEC5", "#B0BEC5"]]}], "label": "Topic 44", "method": "update"}, {"args": [{"marker.color": [["#B0BEC5", "#B0BEC5", "#B0BEC5", "#B0BEC5", "#B0BEC5", "#B0BEC5", "#B0BEC5", "#B0BEC5", "#B0BEC5", "#B0BEC5", "#B0BEC5", "#B0BEC5", "#B0BEC5", "#B0BEC5", "#B0BEC5", "#B0BEC5", "#B0BEC5", "#B0BEC5", "#B0BEC5", "#B0BEC5", "#B0BEC5", "#B0BEC5", "#B0BEC5", "#B0BEC5", "#B0BEC5", "#B0BEC5", "#B0BEC5", "#B0BEC5", "#B0BEC5", "#B0BEC5", "#B0BEC5", "#B0BEC5", "#B0BEC5", "#B0BEC5", "#B0BEC5", "#B0BEC5", "#B0BEC5", "#B0BEC5", "#B0BEC5", "#B0BEC5", "#B0BEC5", "#B0BEC5", "#B0BEC5", "#B0BEC5", "#B0BEC5", "red", "#B0BEC5", "#B0BEC5", "#B0BEC5"]]}], "label": "Topic 45", "method": "update"}, {"args": [{"marker.color": [["#B0BEC5", "#B0BEC5", "#B0BEC5", "#B0BEC5", "#B0BEC5", "#B0BEC5", "#B0BEC5", "#B0BEC5", "#B0BEC5", "#B0BEC5", "#B0BEC5", "#B0BEC5", "#B0BEC5", "#B0BEC5", "#B0BEC5", "#B0BEC5", "#B0BEC5", "#B0BEC5", "#B0BEC5", "#B0BEC5", "#B0BEC5", "#B0BEC5", "#B0BEC5", "#B0BEC5", "#B0BEC5", "#B0BEC5", "#B0BEC5", "#B0BEC5", "#B0BEC5", "#B0BEC5", "#B0BEC5", "#B0BEC5", "#B0BEC5", "#B0BEC5", "#B0BEC5", "#B0BEC5", "#B0BEC5", "#B0BEC5", "#B0BEC5", "#B0BEC5", "#B0BEC5", "#B0BEC5", "#B0BEC5", "#B0BEC5", "#B0BEC5", "#B0BEC5", "red", "#B0BEC5", "#B0BEC5"]]}], "label": "Topic 46", "method": "update"}, {"args": [{"marker.color": [["#B0BEC5", "#B0BEC5", "#B0BEC5", "#B0BEC5", "#B0BEC5", "#B0BEC5", "#B0BEC5", "#B0BEC5", "#B0BEC5", "#B0BEC5", "#B0BEC5", "#B0BEC5", "#B0BEC5", "#B0BEC5", "#B0BEC5", "#B0BEC5", "#B0BEC5", "#B0BEC5", "#B0BEC5", "#B0BEC5", "#B0BEC5", "#B0BEC5", "#B0BEC5", "#B0BEC5", "#B0BEC5", "#B0BEC5", "#B0BEC5", "#B0BEC5", "#B0BEC5", "#B0BEC5", "#B0BEC5", "#B0BEC5", "#B0BEC5", "#B0BEC5", "#B0BEC5", "#B0BEC5", "#B0BEC5", "#B0BEC5", "#B0BEC5", "#B0BEC5", "#B0BEC5", "#B0BEC5", "#B0BEC5", "#B0BEC5", "#B0BEC5", "#B0BEC5", "#B0BEC5", "red", "#B0BEC5"]]}], "label": "Topic 47", "method": "update"}, {"args": [{"marker.color": [["#B0BEC5", "#B0BEC5", "#B0BEC5", "#B0BEC5", "#B0BEC5", "#B0BEC5", "#B0BEC5", "#B0BEC5", "#B0BEC5", "#B0BEC5", "#B0BEC5", "#B0BEC5", "#B0BEC5", "#B0BEC5", "#B0BEC5", "#B0BEC5", "#B0BEC5", "#B0BEC5", "#B0BEC5", "#B0BEC5", "#B0BEC5", "#B0BEC5", "#B0BEC5", "#B0BEC5", "#B0BEC5", "#B0BEC5", "#B0BEC5", "#B0BEC5", "#B0BEC5", "#B0BEC5", "#B0BEC5", "#B0BEC5", "#B0BEC5", "#B0BEC5", "#B0BEC5", "#B0BEC5", "#B0BEC5", "#B0BEC5", "#B0BEC5", "#B0BEC5", "#B0BEC5", "#B0BEC5", "#B0BEC5", "#B0BEC5", "#B0BEC5", "#B0BEC5", "#B0BEC5", "#B0BEC5", "red"]]}], "label": "Topic 48", "method": "update"}]}], "title": {"font": {"color": "Black", "size": 22}, "text": "<b>Intertopic Distance Map", "x": 0.5, "xanchor": "center", "y": 0.95, "yanchor": "top"}, "width": 650, "xaxis": {"anchor": "y", "domain": [0, 1], "range": [-11.15, 20.58], "title": {"text": ""}, "type": "linear", "visible": false}, "yaxis": {"anchor": "x", "domain": [0, 1], "range": [-5.852, 18.62], "title": {"text": ""}, "type": "linear", "visible": false}}}
